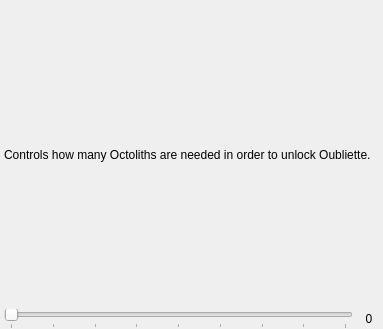
<?xml version="1.0" encoding="UTF-8"?>
<ui version="4.0">
 <class>PresetHuntersGoal</class>
 <widget class="QMainWindow" name="PresetHuntersGoal">
  <property name="geometry">
   <rect>
    <x>0</x>
    <y>0</y>
    <width>383</width>
    <height>329</height>
   </rect>
  </property>
  <property name="windowTitle">
   <string>Goal</string>
  </property>
  <widget class="QWidget" name="centralWidget">
   <property name="maximumSize">
    <size>
     <width>16777215</width>
     <height>16777215</height>
    </size>
   </property>
   <layout class="QVBoxLayout" name="goal_layout">
    <property name="leftMargin">
     <number>4</number>
    </property>
    <property name="topMargin">
     <number>8</number>
    </property>
    <property name="rightMargin">
     <number>4</number>
    </property>
    <property name="bottomMargin">
     <number>0</number>
    </property>
    <item>
     <widget class="QLabel" name="placed_description">
      <property name="text">
       <string>&lt;html&gt;&lt;head/&gt;&lt;body&gt;&lt;p&gt;Controls how many Octoliths are needed in order to unlock Oubliette.&lt;/p&gt;&lt;/body&gt;&lt;/html&gt;</string>
      </property>
      <property name="wordWrap">
       <bool>true</bool>
      </property>
     </widget>
    </item>
    <item>
     <layout class="QHBoxLayout" name="slider_layout">
      <item>
       <widget class="ScrollProtectedSlider" name="placed_slider">
        <property name="maximum">
         <number>8</number>
        </property>
        <property name="pageStep">
         <number>2</number>
        </property>
        <property name="orientation">
         <enum>Qt::Horizontal</enum>
        </property>
        <property name="tickPosition">
         <enum>QSlider::TicksBelow</enum>
        </property>
       </widget>
      </item>
      <item>
       <widget class="QLabel" name="placed_slider_label">
        <property name="sizePolicy">
         <sizepolicy hsizetype="Fixed" vsizetype="Fixed">
          <horstretch>0</horstretch>
          <verstretch>0</verstretch>
         </sizepolicy>
        </property>
        <property name="minimumSize">
         <size>
          <width>20</width>
          <height>0</height>
         </size>
        </property>
        <property name="text">
         <string>0</string>
        </property>
        <property name="alignment">
         <set>Qt::AlignCenter</set>
        </property>
       </widget>
      </item>
     </layout>
    </item>
   </layout>
  </widget>
 </widget>
 <layoutdefault spacing="6" margin="11"/>
 <customwidgets>
  <customwidget>
   <class>ScrollProtectedSlider</class>
   <extends>QSlider</extends>
   <header>randovania/gui/widgets/scroll_protected.h</header>
  </customwidget>
 </customwidgets>
 <resources/>
 <connections/>
</ui>
